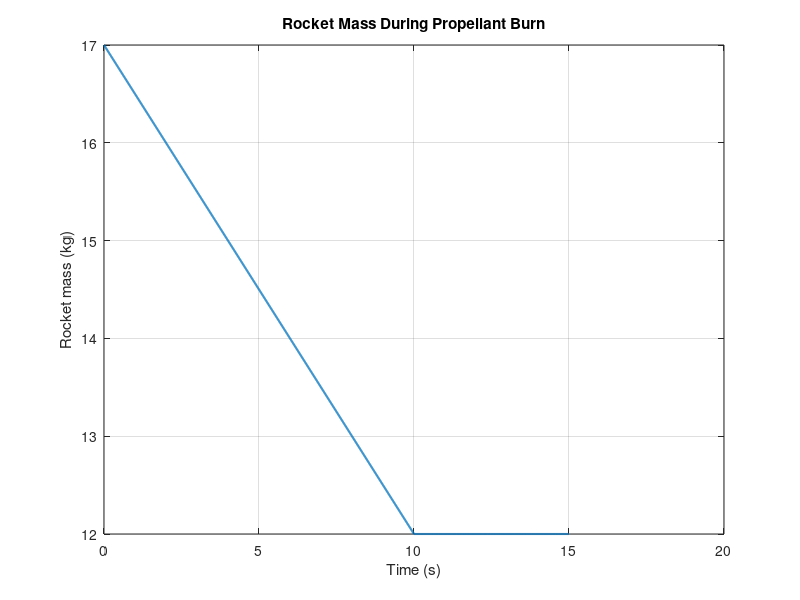
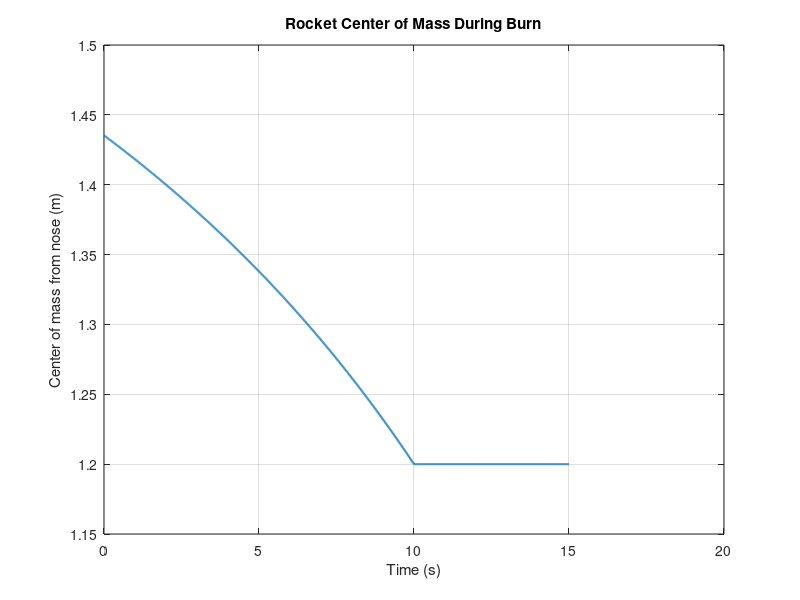
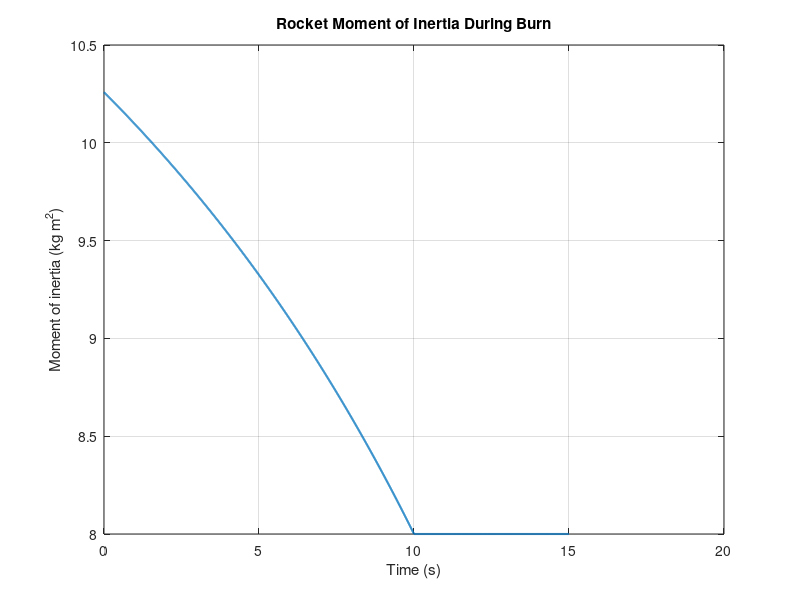
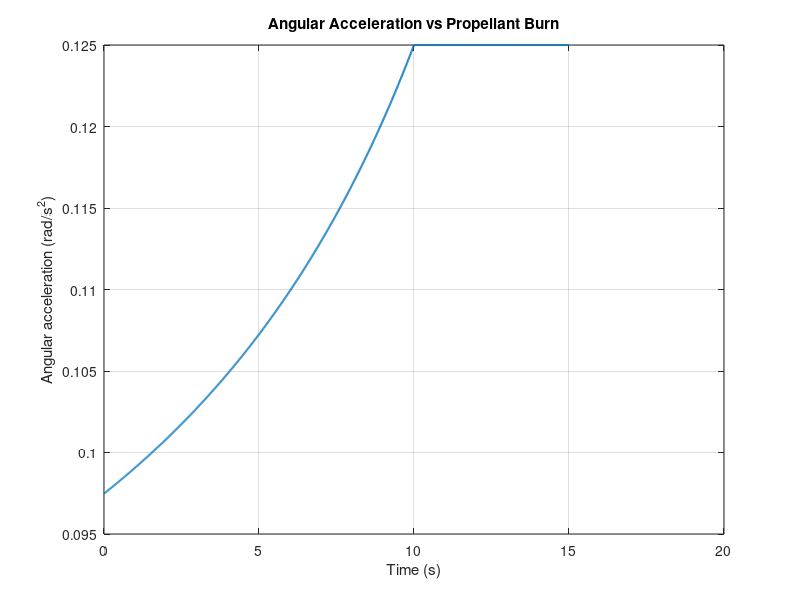

MATLAB code to generate these figures, in order: (Note: this script raises an error after producing the figures.)
clear; clc; close all

% Adjustable parameters
m_dry = 12;       % Dry mass (kg)
m_fuel0 = 5;      % Initial propellant mass (kg)
mdot = 0.5;       % Propellant consumption (kg/s)

% Mass evolution
t = 0:0.01:15;
m_fuel = max(0, m_fuel0 - mdot*t);
m_total = m_dry + m_fuel;

% Plot
plot(t,m_total,'LineWidth',1.5)
xlabel('Time (s)')
ylabel('Rocket mass (kg)')
title('Rocket Mass During Propellant Burn')
grid on



% Adjustable positions measured from rocket nose
x_dry = 1.2;       % Dry mass center (m)
x_fuel = 2.0;      % Propellant center (m)

% Center of mass
x_CoM = (m_dry*x_dry + m_fuel*x_fuel)./m_total;

figure
plot(t,x_CoM,'LineWidth',1.5)
xlabel('Time (s)')
ylabel('Center of mass from nose (m)')
title('Rocket Center of Mass During Burn')
grid on



% Adjustable dry rocket inertia
I_dry = 8;       % kg*m^2 (illustrative)

% Total pitch moment of inertia
I_total = I_dry ...
    + m_dry*(x_dry - x_CoM).^2 ...
    + m_fuel.*(x_fuel - x_CoM).^2;

figure
plot(t,I_total,'LineWidth',1.5)
xlabel('Time (s)')
ylabel('Moment of inertia (kg m^2)')
title('Rocket Moment of Inertia During Burn')
grid on



% Adjustable applied torque
torque = 1;           % N*m

% Angular acceleration from rest
alpha = torque./I_total;

figure
plot(t,alpha,'LineWidth',1.5)
xlabel('Time (s)')
ylabel('Angular acceleration (rad/s^2)')
title('Angular Acceleration vs Propellant Burn')
grid on



% Angular velocity and pitch angle
omega = cumtrapz(t,alpha);
theta = cumtrapz(t,omega);

figure
plot(t,rad2deg(theta),'LineWidth',1.5)
xlabel('Time (s)')
ylabel('Pitch angle (degrees)')
title('Rocket Pitch Angle vs Time')
grid on



% Adjustable PD controller
Kp = 10;
Kd = 8;

theta_PD = zeros(size(t));
omega_PD = zeros(size(t));
theta_PD(1) = deg2rad(5);

dt = t(2)-t(1);

for i = 1:length(t)-1
    torque_PD = -Kp*theta_PD(i) - Kd*omega_PD(i);
    alpha_PD = torque_PD/I_total(i);

    omega_PD(i+1) = omega_PD(i) + alpha_PD*dt;
    theta_PD(i+1) = theta_PD(i) + omega_PD(i)*dt;
end

figure
plot(t,rad2deg(theta_PD),'LineWidth',1.5)
xlabel('Time (s)')
ylabel('Pitch angle (degrees)')
title('Rocket Pitch Correction with PD Control')
grid on



% Damping ratio during propellant burn
zeta = Kd./(2*sqrt(I_total*Kp));

figure
plot(t,zeta,'LineWidth',1.5)
yline(1,'--')
xlabel('Time (s)')
ylabel('Damping ratio')
title('Pitch Controller Damping Ratio')
grid on



% Adjustable actuator response time
tau_s = 0.04;

theta_servo = zeros(size(t));
omega_servo = zeros(size(t));
torque_actual = zeros(size(t));

theta_servo(1) = deg2rad(5);

for i = 1:length(t)-1
    torque_cmd = -Kp*theta_servo(i) - Kd*omega_servo(i);

    torque_actual(i+1) = torque_actual(i) ...
        + (torque_cmd - torque_actual(i))*dt/tau_s;

    alpha_servo = torque_actual(i)/I_total(i);

    omega_servo(i+1) = omega_servo(i) + alpha_servo*dt;
    theta_servo(i+1) = theta_servo(i) + omega_servo(i)*dt;
end

figure
plot(t,rad2deg(theta_PD),t,rad2deg(theta_servo),'LineWidth',1.5)
legend('Ideal actuator','Actuator with delay')
xlabel('Time (s)')
ylabel('Pitch angle (degrees)')
title('Effect of Actuator Dynamics')
grid on
